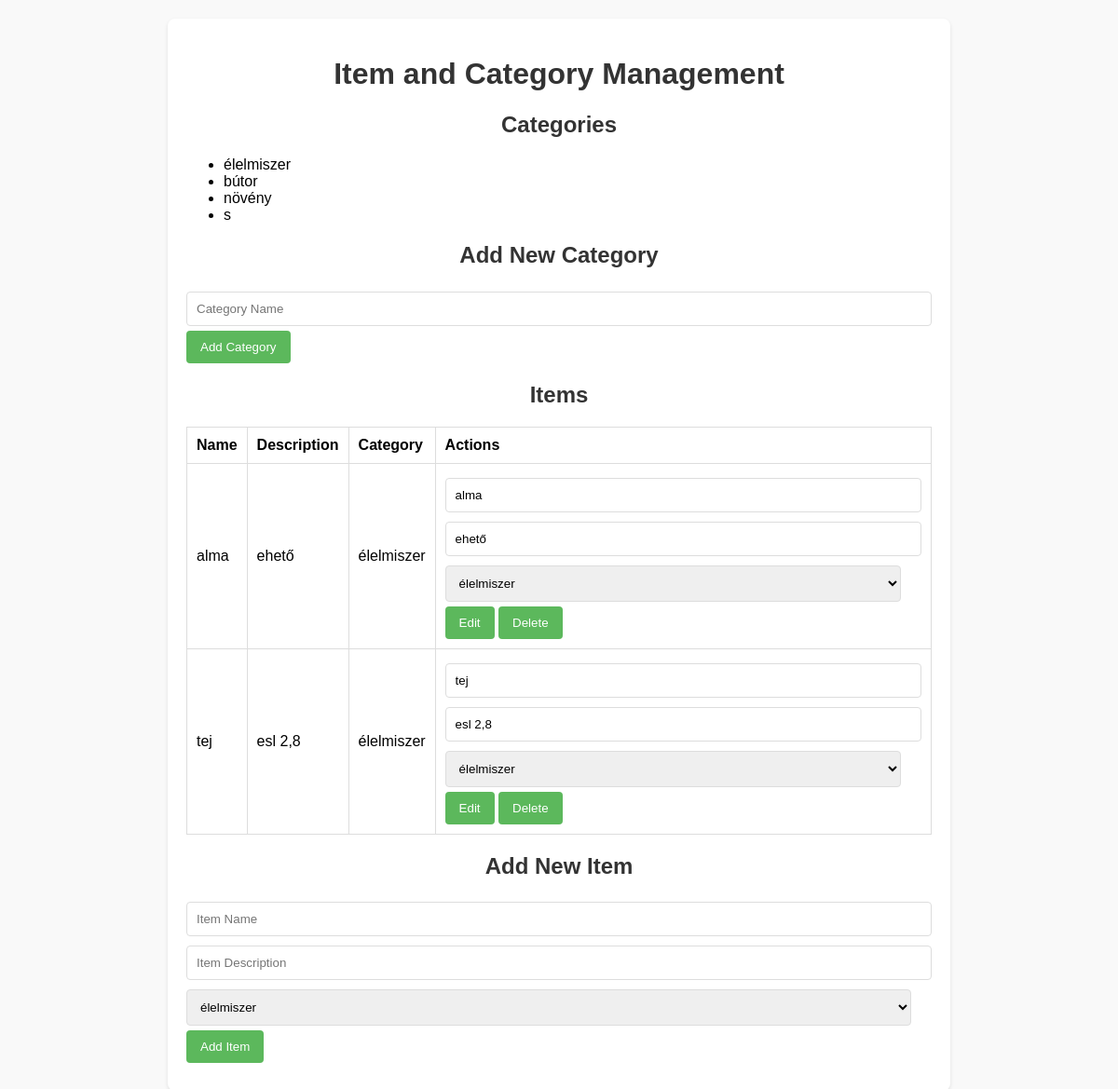
The page / on the database its author committed.
### app.py (models this page shows)
class Category(db.Model):
    id = db.Column(db.Integer, primary_key=True)
    name = db.Column(db.String(80), unique=True, nullable=False)
    items = db.relationship('Item', backref='category', lazy=True)

class Item(db.Model):
    id = db.Column(db.Integer, primary_key=True)
    name = db.Column(db.String(80), nullable=False)
    description = db.Column(db.String(200))
    category_id = db.Column(db.Integer, db.ForeignKey('category.id'))

### app.py (the view)
@app.route('/')
def index():
    categories = Category.query.all()
    items = Item.query.all()
    return render_template('index.html', categories=categories, items=items)

### templates/index.html (shortened to what this page needs)
<!DOCTYPE html>
<html lang="en">
<head>
    <link rel="stylesheet" href="{{ url_for('static', filename='styles.css') }}">
</head>
<body>
    <div class="container">
        <h1>Item and Category Management</h1>
        <h2>Categories</h2>
        <ul>
            {% for category in categories %}
                <li>{{ category.name }}</li>
            {% endfor %}
        </ul>
        <h2>Add New Category</h2>
        <form action="/categories" method="POST">
            <input type="text" name="name" placeholder="Category Name" required>
            <button type="submit">Add Category</button>
        </form>
        <h2>Items</h2>
        <table>
            <thead>
                <tr>
                    <th>Name</th>
                    <th>Description</th>
                    <th>Category</th>
                    <th>Actions</th>
                </tr>
            </thead>
            <tbody>
                {% for item in items %}
                <tr>
                    <td>{{ item.name }}</td>
                    <td>{{ item.description }}</td>
                    <td>{{ item.category.name }}</td>
                    <td>
                        <form action="/items/{{ item.id }}/edit" method="POST" style="display:inline;">
                            <input type="text" name="name" value="{{ item.name }}" required>
                            <input type="text" name="description" value="{{ item.description }}" required>
                            <select name="category_id">
                                {% for category in categories %}
                                    <option value="{{ category.id }}" {% if category.id == item.category_id %}selected{% endif %}>
                                        {{ category.name }}
                                    </option>
                                {% endfor %}
                            </select>
                            <button type="submit">Edit</button>
                        </form>
                        <form action="/items/{{ item.id }}/delete" method="POST" style="display:inline;">
                            <button type="submit">Delete</button>
                        </form>
                    </td>
                </tr>
                {% endfor %}
            </tbody>
        </table>
        <h2>Add New Item</h2>
        <form action="/items" method="POST">
            <input type="text" name="name" placeholder="Item Name" required>
            <input type="text" name="description" placeholder="Item Description" required>
            <select name="category_id" required>
                {% for category in categories %}
                    <option value="{{ category.id }}">{{ category.name }}</option>
                {% endfor %}
            </select>
            <button type="submit">Add Item</button>
        </form>
    </div>
</body>
</html>

### static/styles.css (style rules this page uses)
body { font-family: Arial, sans-serif; margin: 20px; padding: 0; background-color: #f9f9f9; }
.container { max-width: 800px; margin: 0 auto; background-color: #ffffff; padding: 20px; border-radius: 8px; box-shadow: 0 2px 4px rgba(0, 0, 0, 0.1); }
h1, h2 { color: #333; text-align: center; }
table { width: 100%; border-collapse: collapse; margin: 20px 0; background-color: #fff; }
table, th, td { border: 1px solid #ddd; }
th, td { padding: 10px; text-align: left; }
form { margin: 10px 0; }
input[type="text"], select { padding: 10px; margin: 5px 0; width: calc(100% - 22px); border: 1px solid #ddd; border-radius: 4px; }
button { padding: 10px 15px; background-color: #5cb85c; color: white; border: none; border-radius: 4px; cursor: pointer; }

### rows shown on the page
Category: name "élelmiszer"
Category: name "bútor"
Category: name "növény"
Category: name "s"
Item: name "alma", description "ehető", category.name "élelmiszer", category_id "élelmiszer"
Item: name "tej", description "esl 2,8", category.name "élelmiszer", category_id "élelmiszer"

### other values the page prints
form field category_id "élelmiszer"
